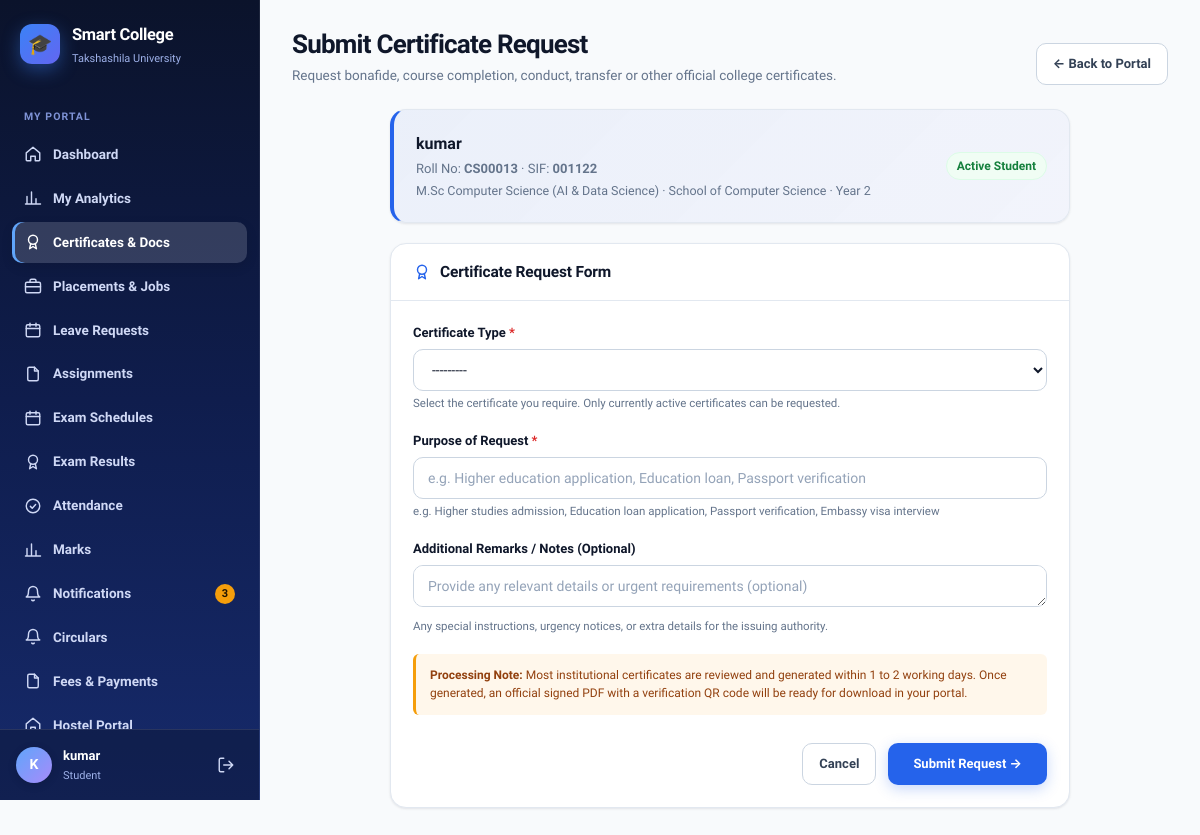
Before: /certificates/request/ (signed in) with the older database file.
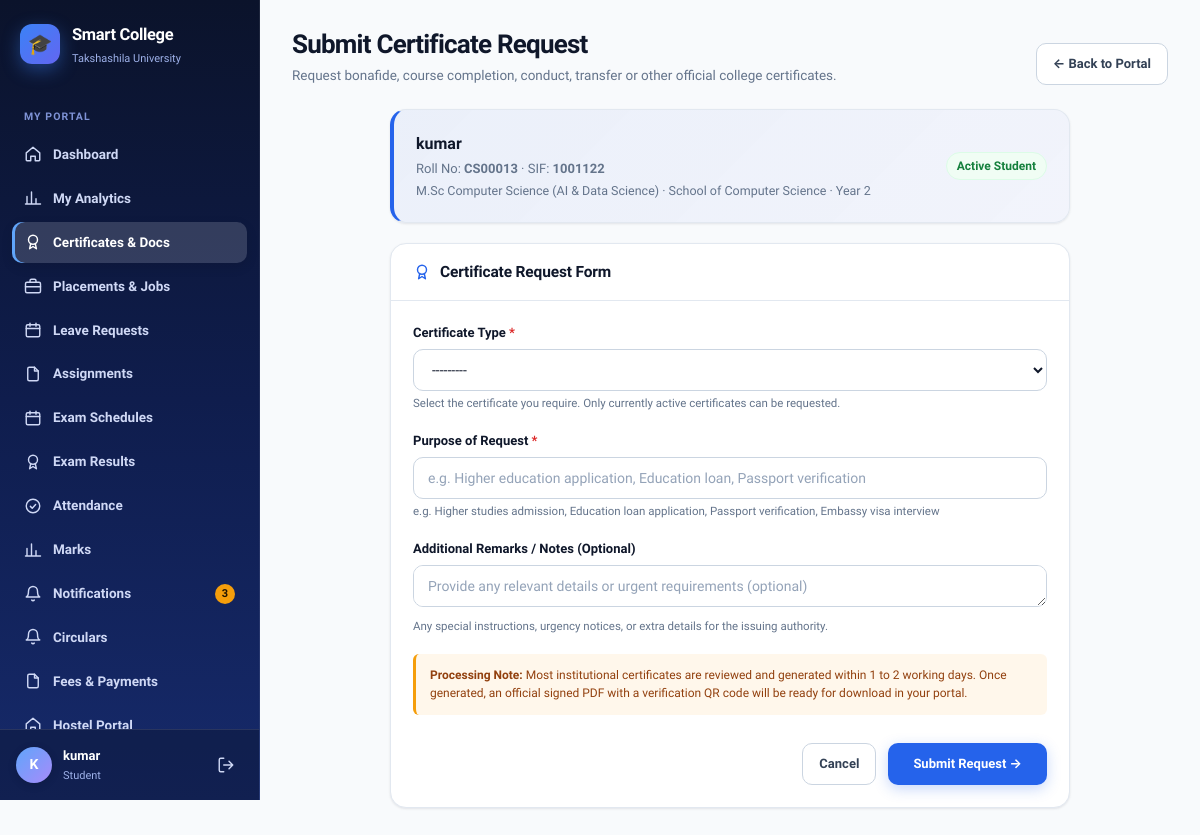
After: the same page with the newer database file.
### students/models.py (models this page shows, shortened)
class Student(models.Model):
    user = models.OneToOneField(
        User,
        on_delete=models.CASCADE,
        null=True,
        blank=True
    )
    name = models.CharField(max_length=100)
    roll_no = models.CharField(max_length=20, unique=True)
    sif_number = models.CharField(
        max_length=30,
        unique=True,
        null=True,
        blank=True,
        help_text="7-digit unique University SIF number (auto-generated if left blank)"
    )
    email = models.EmailField()
    department = models.ForeignKey(
        Department,
        on_delete=models.CASCADE
    )
    course = models.ForeignKey(
        Course,
        on_delete=models.SET_NULL,
        null=True,
        blank=True
    )
    year = models.IntegerField()
    is_approved = models.BooleanField(default=True)
    parent_name = models.CharField(max_length=100, blank=True)
    parent_phone = models.CharField(max_length=20, blank=True)
    phone = models.CharField(max_length=20, blank=True)
    admission_date = models.DateField(default=timezone.now)
    is_active = models.BooleanField(default=True)

class Course(models.Model):
    name = models.CharField(max_length=100)
    department = models.ForeignKey(
        Department,
        on_delete=models.CASCADE,
        related_name="courses"
    )

class Department(models.Model):
    name = models.CharField(max_length=100)

### certificates/views.py (the view)
# urls.py: path("request/", views.certificate_request_create, name="certificate_request_create"),
@login_required(login_url="/accounts/login/")
def certificate_request_create(request):
    ctx_role = get_user_role(request.user)
    student = ctx_role["student"]
    if not student:
        messages.error(request, "Only enrolled students can request certificates.")
        return redirect("certificates_admin_dashboard" if ctx_role["is_officer"] else "/accounts/login/")
    if request.method == "POST":
        form = CertificateRequestForm(request.POST, student=student)
        if form.is_valid():
            req_obj = form.save(commit=False)
            req_obj.student = student
            req_obj.request_id = CertificateRequest.generate_next_request_id()
            req_obj.status = CertificateRequest.STATUS_PENDING
            req_obj.save()
            messages.success(request, f"Certificate request {req_obj.request_id} has been submitted!")
            notify_user(
                request.user,
                title=f"Certificate Requested: {req_obj.request_id}",
                message=f"Request for {req_obj.certificate_type.name} submitted successfully.",
                link=f"/certificates/detail/{req_obj.pk}/",
            )
            return redirect("certificates_student_portal")
    else:
        initial_type = request.GET.get("type")
        initial = {}
        if initial_type:
            ct = CertificateType.objects.filter(code=initial_type, is_active=True).first()
            if ct:
                initial["certificate_type"] = ct
        form = CertificateRequestForm(initial=initial, student=student)
    return render(request, "certificates/request_form.html", {"form": form, "student": student})

### certificates/forms.py (shortened to what this page needs)
class CertificateRequestForm(forms.ModelForm):
    class Meta:
        model = CertificateRequest
        fields = ["certificate_type", "purpose", "additional_remarks"]
        widgets = {
            "certificate_type": forms.Select(attrs={"class": "select", "id": "id_certificate_type"}),
            "purpose": forms.TextInput(attrs={
                "class": "input",
                "placeholder": "e.g. Higher education application, Education loan, Passport verification",
                "required": True,
            }),
            "additional_remarks": forms.Textarea(attrs={
                "class": "input",
                "rows": 3,
                "placeholder": "Provide any relevant details or urgent requirements (optional)",
            }),
        }
    def __init__(self, *args, **kwargs):
        self.student = kwargs.pop("student", None)
        super().__init__(*args, **kwargs)
        self.fields["certificate_type"].queryset = CertificateType.objects.filter(is_active=True).order_by("name")

### certificates/models.py (called while the page is built)
    def __str__(self):
        return self.name

### certificates/templates/certificates/request_form.html (shortened to what the changed rows need)
{% extends "base.html" %}
{% block page_title %}Submit Certificate Request{% endblock %}
{% block content %}
<div style="max-width: 680px; margin: 0 auto;">
    <div class="card" style="margin-bottom: 20px; background: linear-gradient(135deg, rgba(29, 78, 216, 0.06) 0%, rgba(99, 102, 241, 0.04) 100%); border-left: 4px solid var(--brand);">
        <div class="card-body" style="display: flex; justify-content: space-between; align-items: center; flex-wrap: wrap; gap: 14px;">
            <div>
                <div style="font-weight: 800; font-size: 16px; color: var(--text);">{{ student.name }}</div>
                <div class="muted" style="font-size: 13px; margin-top: 2px;">
                    Roll No: <strong>{{ student.roll_no }}</strong> · SIF: <strong>{{ student.sif_number|default:"N/A" }}</strong>
                </div>
                <div class="muted" style="font-size: 12.5px; margin-top: 2px;">
                    {{ student.course.name|default:"General Degree" }} · {{ student.department.name }} · Year {{ student.year }}
                </div>
            </div>
        </div>
    </div>
</div>
{% endblock %}

### templates/base.html (shortened to what this page needs)
{% load static %}<!DOCTYPE html>
<html lang="en">
<head>
    <link rel="stylesheet" href="{% static 'css/theme.css' %}">
</head>
<body>
<div class="app">
    <aside class="sidebar" id="sidebar">
        <a class="brand" href="{{ nav_home }}">
            <span class="brand-mark">🎓</span>
            <span>
                <div class="brand-name">Smart College</div>
                <div class="brand-sub">Takshashila University</div>
            </span>
        </a>
        <nav class="nav">
            {% for group in nav_groups %}
                {% if group.label %}<div class="nav-label">{{ group.label }}</div>{% endif %}
                {% for item in group.items %}
                    <a class="nav-link {% if item.active %}active{% endif %}" href="{{ item.url }}">
                        <svg class="icon"><use href="#i-{{ item.icon }}"/></svg>
                        <span>{{ item.label }}</span>
                        {% if item.badge %}<span class="nav-badge">{{ item.badge }}</span>{% endif %}
                    </a>
                {% endfor %}
            {% endfor %}
        </nav>
        <div class="sidebar-foot">
            <div class="avatar">{{ nav_initial }}</div>
            <div class="who">
                <div class="who-name">{{ nav_display }}</div>
                <div class="who-role">{{ nav_role_label }}</div>
            </div>
            <a class="logout" href="/accounts/logout/" title="Log out"><svg class="icon"><use href="#i-logout"/></svg></a>
        </div>
    </aside>
    <div class="main">
        <main class="page">
            <div class="page-head">
                <div>
                    <h1 class="page-title">{% block page_title %}{% endblock %}</h1>
                    <div class="page-sub">{% block page_sub %}{% endblock %}</div>
                </div>
                <div class="head-actions">{% block page_actions %}{% endblock %}</div>
            </div>
            {% block content %}{% endblock %}
        </main>
    </div>
</div>
</body>
</html>

Changed rows visible on the page:
changed Student "kumar": sif_number "001122" → "1001122"
